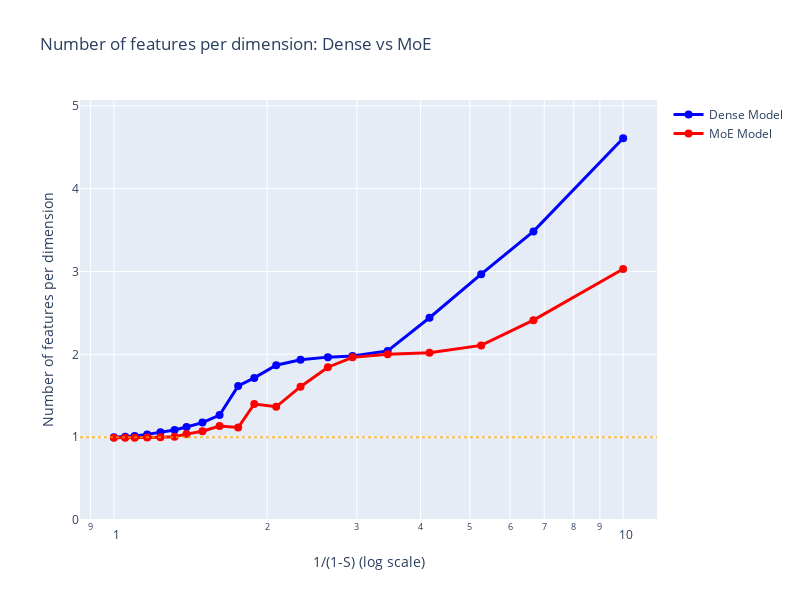

Notebook cell for this chart:
### Code cell
def plot_feats_per_dim_comparison(stacked_params_dense, configs_dense, stacked_params_moe, configs_moe, feature_probs, importances, device):
    """compare weighted average features per dimension between dense and MoE models"""
    
    # extract individual models for dense
    individual_models_dense = extract_individual_models(stacked_params_dense, configs_dense, feature_probs, importances, device)
    
    # extract individual models for moe
    individual_models_moe = extract_individual_models(stacked_params_moe, configs_moe, feature_probs, importances, device)
    
    # calculate weighted average features per dimension for dense
    weighted_feats_per_dim_dense = []
    for model in individual_models_dense:
        weighted_feat_per_dim, _, _ = weighted_avg_features_per_dim(model)
        weighted_feats_per_dim_dense.append(weighted_feat_per_dim.item())
    
    # calculate weighted average features per dimension for moe
    weighted_feats_per_dim_moe = []
    for model in individual_models_moe:
        weighted_feat_per_dim, _, _ = weighted_avg_features_per_dim(model)
        weighted_feats_per_dim_moe.append(weighted_feat_per_dim.item())
    
    # transform to x-axis values (feature_probs = 1-s, so 1/(1-s) = 1/feature_probs)
    x_values = []
    for s in feature_probs:
        s_val = s.item()
        if s_val <= 0:
            # if s <= 0, use a very large value instead of infinity
            x_values.append(1000)  
        else:
            x_values.append(1 / s_val)
    
    # create plot
    fig = go.Figure()
    
    # add dense model trace
    fig.add_trace(go.Scatter(
        x=x_values,
        y=weighted_feats_per_dim_dense,
        mode='markers+lines',
        name='Dense Model',
        line=dict(width=3, color='blue'),
        marker=dict(size=8, color='blue')
    ))
    
    # add moe model trace
    fig.add_trace(go.Scatter(
        x=x_values,
        y=weighted_feats_per_dim_moe,
        mode='markers+lines',
        name='MoE Model',
        line=dict(width=3, color='red'),
        marker=dict(size=8, color='red')
    ))
    
    # update layout
    fig.update_layout(
        title="Number of features per dimension: Dense vs MoE",
        xaxis=dict(
            title="1/(1-S) (log scale)",
            type="log",
        ),
        yaxis=dict(
            title="Number of features per dimension",
            range=[0, max(max(weighted_feats_per_dim_dense), max(weighted_feats_per_dim_moe)) * 1.1],
        ),
        showlegend=True,
        width=800,
        height=600
    )
    
    # add reference lines
    fig.add_hline(y=1, line_dash="dot", line_color="orange", opacity=0.7)
    
    return fig

### Figure 1 — Plotly figure (JSON) as saved in the notebook; plotly's stock layout.template omitted (floating-point values rounded to 4 significant figures)
{"data": [{"line": {"color": "blue", "width": 3}, "marker": {"color": "blue", "size": 8}, "mode": "markers+lines", "name": "Dense Model", "type": "scatter", "x": [1, 1.053, 1.099, 1.163, 1.235, 1.316, 1.389, 1.493, 1.613, 1.754, 1.887, 2.083, 2.326, 2.632, 2.941, 3.448, 4.167, 5.263, 6.667, 10.0], "y": [0.9994, 1.005, 1.013, 1.033, 1.059, 1.087, 1.123, 1.176, 1.267, 1.618, 1.715, 1.869, 1.934, 1.966, 1.98, 2.041, 2.441, 2.968, 3.484, 4.609]}, {"line": {"color": "red", "width": 3}, "marker": {"color": "red", "size": 8}, "mode": "markers+lines", "name": "MoE Model", "type": "scatter", "x": [1, 1.053, 1.099, 1.163, 1.235, 1.316, 1.389, 1.493, 1.613, 1.754, 1.887, 2.083, 2.326, 2.632, 2.941, 3.448, 4.167, 5.263, 6.667, 10.0], "y": [0.9941, 0.993, 0.9932, 0.9962, 0.9995, 1.005, 1.037, 1.071, 1.134, 1.116, 1.4, 1.367, 1.609, 1.844, 1.963, 2.002, 2.02, 2.108, 2.412, 3.029]}], "layout": {"height": 600, "shapes": [{"line": {"color": "orange", "dash": "dot"}, "opacity": 0.7, "type": "line", "x0": 0, "x1": 1, "xref": "x domain", "y0": 1, "y1": 1, "yref": "y"}], "showlegend": true, "title": {"text": "Number of features per dimension: Dense vs MoE"}, "width": 800, "xaxis": {"title": {"text": "1/(1-S) (log scale)"}, "type": "log"}, "yaxis": {"range": [0, 5.069], "title": {"text": "Number of features per dimension"}}}}
